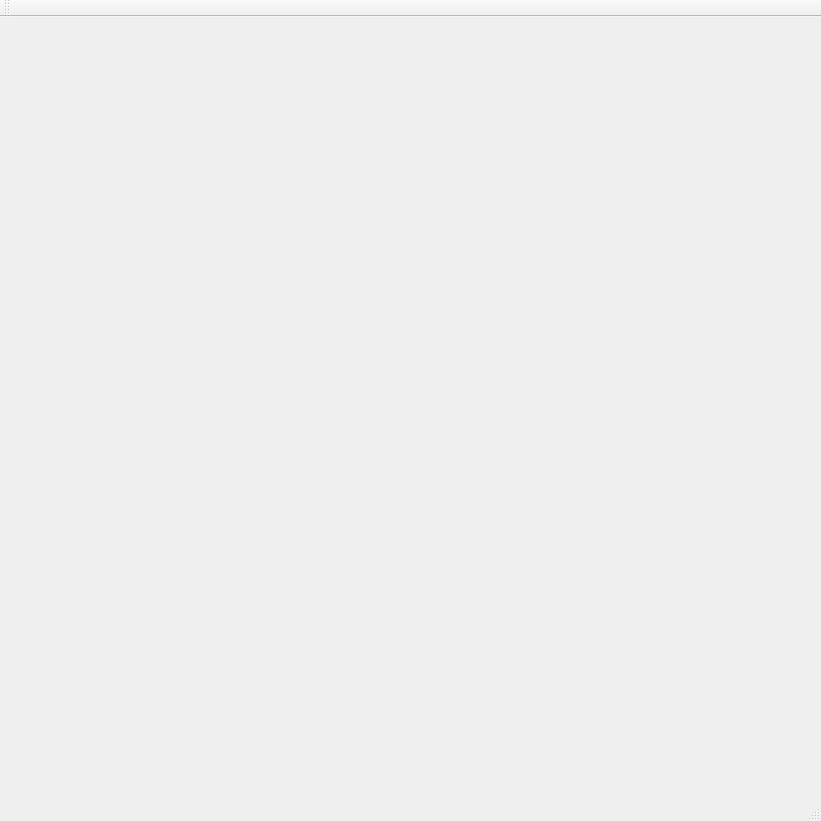
<?xml version="1.0" encoding="UTF-8"?>
<ui version="4.0">
 <class>QtAssetsEditorClass</class>
 <widget class="QMainWindow" name="QtAssetsEditorClass">
  <property name="geometry">
   <rect>
    <x>0</x>
    <y>0</y>
    <width>821</width>
    <height>821</height>
   </rect>
  </property>
  <property name="windowTitle">
   <string>QtAssetsEditor</string>
  </property>
  <widget class="QWidget" name="centralWidget"/>
  <widget class="QMenuBar" name="menuBar">
   <property name="geometry">
    <rect>
     <x>0</x>
     <y>0</y>
     <width>821</width>
     <height>21</height>
    </rect>
   </property>
  </widget>
  <widget class="QToolBar" name="mainToolBar">
   <attribute name="toolBarArea">
    <enum>TopToolBarArea</enum>
   </attribute>
   <attribute name="toolBarBreak">
    <bool>false</bool>
   </attribute>
  </widget>
  <widget class="QStatusBar" name="statusBar"/>
 </widget>
 <layoutdefault spacing="6" margin="11"/>
 <resources/>
 <connections/>
</ui>
